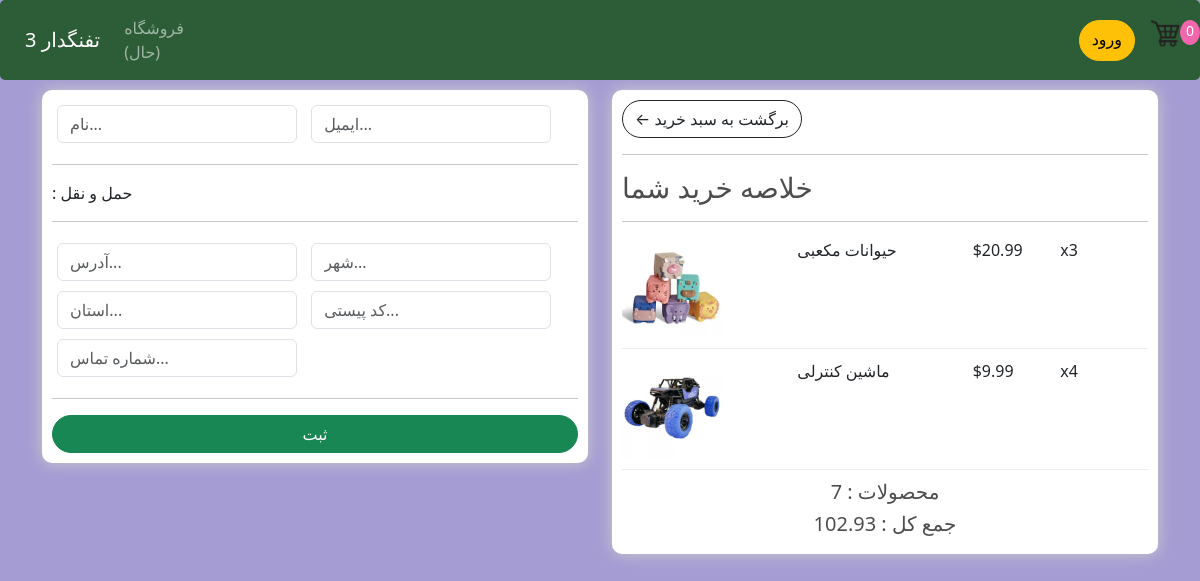
Screenshot of /checkout/ (signed in) with the database file from the repository.
### store/models.py (models this page shows, shortened)
class OrderItem(models.Model):
    product = models.ForeignKey(Product, on_delete=models.SET_NULL, null=True)
    order = models.ForeignKey(Order, on_delete=models.SET_NULL, null=True)
    quantity = models.IntegerField(default=0, null=True, blank=True)
    date_added = models.DateTimeField(auto_now_add=True)
    @property
    def get_total(self):
        total = self.product.price * self.quantity
        return total

class Product(models.Model):
    name = models.CharField(max_length=200)
    price = models.FloatField()
    digital = models.BooleanField(default=False, null=True, blank=True)
    image = models.ImageField(null=True, blank=True)
    @property
    def imageURL(self):
        try:
            url = self.image.url
        except:
            url = ''
        return url

class Order(models.Model):  # the whole order!
    customer = models.ForeignKey(Customer, on_delete=models.SET_NULL, null=True, blank=True)
    date_order = models.DateTimeField(auto_now_add=True)  # doesnt let the date stay empty
    complete = models.BooleanField(default=False)
    transaction_id = models.CharField(max_length=100, null=True)
    @property  # to get the total sum
    def get_cart_total(self):
        cart_items = self.orderitem_set.all()
        total = sum(item.get_total for item in cart_items)
        return total
    @property  # to get the quantity of all
    def get_cart_items(self):
        cart_items = self.orderitem_set.all()
        total = sum(item.quantity for item in cart_items)
        return total

### store/views.py (the view)
# urls.py: path('checkout/', views.checkout, name="checkout"),
def checkout(request):
    if request.user.is_authenticated:
        customer = request.user.customer
        order, created = Order.objects.get_or_create(customer=customer, complete=False)
        items = order.orderitem_set.all
    else:  # second one.
        items = []
        order = {'get_cart_total=0, get_cart_item=0'}
    context = {'items': items, 'order': order}
    return render(request, 'store/checkout.html', context)

### store/templates/store/checkout.html (shortened to what this page needs)
{% extends 'store/main.html' %}
{% load static %}
{% block content %}
    <link rel="stylesheet" type="text/css" href=" {% static 'css/main.css' %} ">
    <div class="row">
        <div class="col-lg-6">
            <div class="box-element" id="form-wrapper">
                <form id="form">
                    <div id="user-info">
                        <div class="form-field">
                            <input required class="form-control" type="text" name="name" placeholder="نام...">
                        </div>
                        <div class="form-field">
                            <input required class="form-control" type="email" name="email" placeholder="ایمیل...">
                        </div>
                    </div>
                    <div id="shipping-info">
                        <hr>
                        <p> : حمل و نقل</p>
                        <hr>
                        <div class="form-field">
                            <input class="form-control" type="text" name="address" placeholder="آدرس...">
                        </div>
                        <div class="form-field">
                            <input class="form-control" type="text" name="city" placeholder="شهر...">
                        </div>
                        <div class="form-field">
                            <input class="form-control" type="text" name="state" placeholder="استان...">
                        </div>
                        <div class="form-field">
                            <input class="form-control" type="text" name="zipcode" placeholder="کد پیستی...">
                        </div>
                        <div class="form-field">
                            <input class="form-control" type="text" name="country" placeholder="شماره تماس...">
                        </div>
                    </div>
                    <hr>
                    <input style="width: 100%; border-radius: 5px;" id="form-button" class="btn btn-success btn-block" type="submit"
                           value="ثبت">
                </form>
            </div>
            <br>
        </div>
        <div class="col-lg-6">
            <div class="box-element">
                <a class="btn btn-outline-dark" href="{% url 'cart' %}">&#x2190; برگشت به سبد خرید </a>
                <hr>
                <h3>خلاصه خرید شما</h3>
                <hr>
            {% for item in items %}
                <div class="cart-row">
                    <div style="flex:2"><img class="row-image" src="{{ item.product.imageURL }}"></div>
                    <div style="flex:2"><p>{{ item.product.name }}</p></div>
                    <div style="flex:1"><p>${{ item.product.price|floatformat:2 }}</p></div>
                    <div style="flex:1"><p>x{{ item.quantity }}</p></div>
                </div>
            {% endfor %}
                <h5 style="text-align: center;">محصولات : {{ order.get_cart_items }}</h5>
                <h5 style="text-align: center;">جمع کل : {{ order.get_cart_total|floatformat:2 }}</h5>
            </div>
        </div>
    </div>
{% endblock content %}

### static/css/main.css (style rules this page uses)
body { background-color: #A59CD3!important; }
h1,h2,h3,h4,h5,h6 { color:hsl(0, 0%, 30%); }
.box-element { box-shadow:hsl(0, 0%, 80%) 0 0 16px; background-color: #fff; border-radius: 10px; padding: 10px; }
.col-lg-4, .col-lg-6, .col-lg-8, .col-lg-12 { margin-top: 10px; }
.btn { border-radius: 30px !important; }
.row-image { width: 100px; }
.form-field { width:250px; display: inline-block; padding: 5px; }
.cart-row { display: flex; align-items: flex-stretch; padding-bottom: 10px; margin-bottom: 10px; border-bottom: 1px solid #ececec; }

### rows the page displays
OrderItem: product.imageURL (picture), product.name "حیوانات مکعبی", product.price "20.99", quantity "3"
OrderItem: product.imageURL (picture), product.name "ماشین کنترلی", product.price "9.99", quantity "4"
Order: get_cart_items "7", get_cart_total "102.93"
